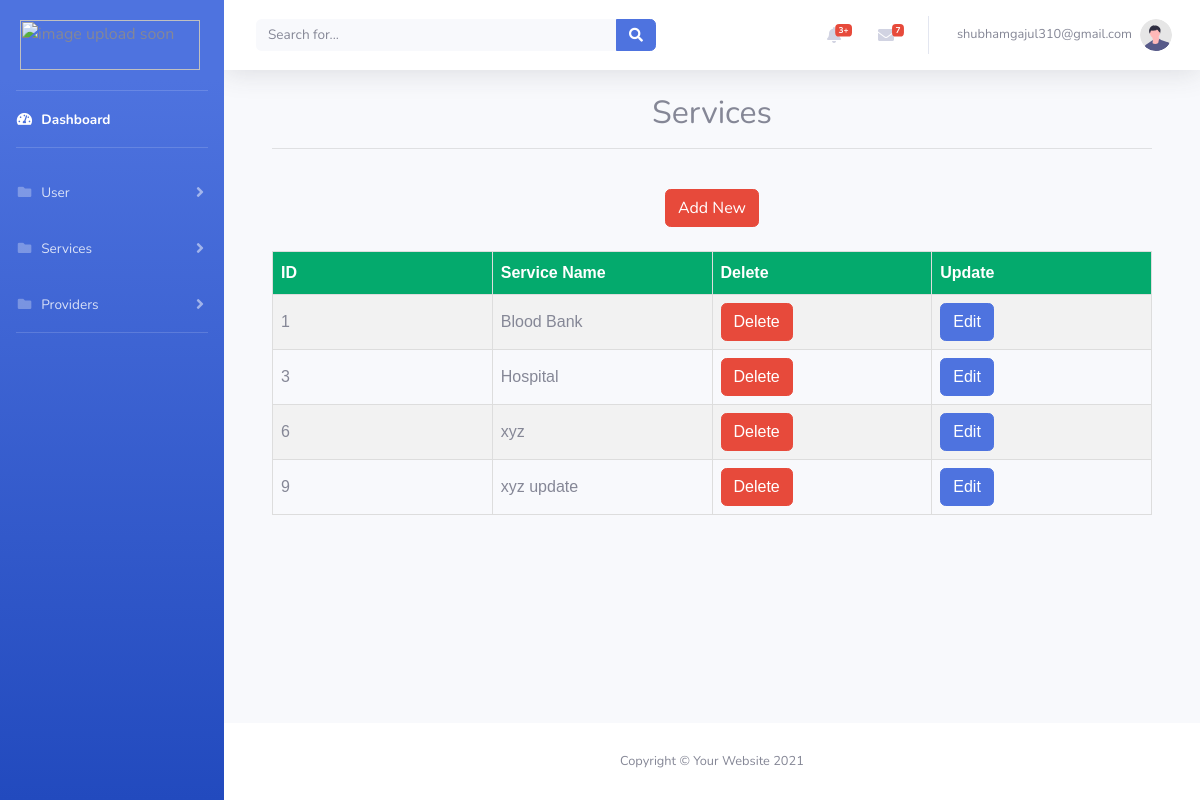
The app's page /display_services.php (signed in) with its own data.
### tables this page shows
CREATE TABLE `services` (
  `id` int(11) NOT NULL,
  `sname` varchar(255) NOT NULL
);

### display_services.php (the view, shortened to what this page needs)
<html>
<head>
    <link href="vendor/fontawesome-free/css/all.min.css" rel="stylesheet" type="text/css">
    <link href="css/sb-admin-2.min.css" rel="stylesheet">
</head>
<body id="page-top">
    <div id="wrapper">
        <ul class="navbar-nav bg-gradient-primary sidebar sidebar-dark accordion" id="accordionSidebar">
            <img style="width:180px;height:50px;margin:20px" src="image/vertex-logo.png" alt="image upload soon">
            <hr class="sidebar-divider my-0">
            <li class="nav-item active">
                <a class="nav-link" href="dashboard.php">
                    <i class="fas fa-fw fa-tachometer-alt"></i>
                    <span>Dashboard</span></a>
            </li>
            <hr class="sidebar-divider">
            <li class="nav-item">
                <a class="nav-link collapsed" href="#" data-toggle="collapse" data-target="#collapsePages" aria-expanded="true" aria-controls="collapsePages">
                    <i class="fas fa-fw fa-folder"></i>
                    <span>User</span>
                </a>
            </li>
            <li class="nav-item">
                <a class="nav-link collapsed" href="display_sevices.php" data-toggle="collapse" data-target="#collapseServices" aria-expanded="true" aria-controls="collapseServices">
                    <i class="fas fa-fw fa-folder"></i>
                    <span>Services</span>
                </a>
            </li>
            <li class="nav-item">
                <a class="nav-link collapsed" href="display_portfolio.php" data-toggle="collapse" data-target="#collapsePortfolio" aria-expanded="true" aria-controls="collapsePortfolio">
                    <i class="fas fa-fw fa-folder"></i>
                    <span>Providers</span>
                </a>
            </li>
            <hr class="sidebar-divider">
        </ul>
        <div id="content-wrapper" class="d-flex flex-column">
            <div id="content">
                <nav class="navbar navbar-expand navbar-light bg-white topbar mb-4 static-top shadow">
                    <form class="d-none d-sm-inline-block form-inline mr-auto ml-md-3 my-2 my-md-0 mw-100 navbar-search">
                        <div class="input-group">
                            <input type="text" class="form-control bg-light border-0 small" placeholder="Search for..." aria-label="Search" aria-describedby="basic-addon2">
                            <div class="input-group-append">
                                <button class="btn btn-primary" type="button">
                                    <i class="fas fa-search fa-sm"></i>
                                </button>
                            </div>
                        </div>
                    </form>
                    <ul class="navbar-nav ml-auto">
                        <li class="nav-item dropdown no-arrow mx-1">
                            <a class="nav-link dropdown-toggle" href="#" id="alertsDropdown" role="button" data-toggle="dropdown" aria-haspopup="true" aria-expanded="false">
                                <i class="fas fa-bell fa-fw"></i>
                                <span class="badge badge-danger badge-counter">3+</span>
                            </a>
                        </li>
                        <li class="nav-item dropdown no-arrow mx-1">
                            <a class="nav-link dropdown-toggle" href="#" id="messagesDropdown" role="button" data-toggle="dropdown" aria-haspopup="true" aria-expanded="false">
                                <i class="fas fa-envelope fa-fw"></i>
                                <span class="badge badge-danger badge-counter">7</span>
                            </a>
                        </li>
                        <li class="nav-item dropdown no-arrow">
                            <a class="nav-link dropdown-toggle" href="#" id="userDropdown" role="button" data-toggle="dropdown" aria-haspopup="true" aria-expanded="false">
                                <span class="mr-2 d-none d-lg-inline text-gray-600 small"><?php echo $_SESSION['email'];?></span>
                                <img class="img-profile rounded-circle" src="img/undraw_profile.svg">
                            </a>
                        </li>
                    </ul>
                </nav>
                <div class="container-fluid">
                    <div class="container">
                        <h2 align="center">Services</h2>
                        <hr>
                        <br>
                        <div align="center">
                            <a href="form_services.php"><button type="button" class="btn btn-danger">Add New</button></a>
                        </div>
                        <br>
                        <table border=1px rules="all" id="customers">
                            <tr>
                                <th>ID</th>
                                <th>Service Name</th>
                                <th>Delete</th>
                                <th>Update</th>
                            </tr>
                            <?php
                            require('config.php');
                            $sql = "select * from services";
                            $rs = mysqli_query($conn, $sql);
                            while ($rw = mysqli_fetch_row($rs)) {
                            ?>
                                <tr>
                                    <td width=100><?php echo $rw[0]; ?></td>
                                    <td width=100><?php echo $rw[1]; ?></td>
                                    <td width=100><a href='delete_services.php?id=<?php echo $rw[0]; ?>'><button type="button" class="btn btn-danger">Delete</button></a></td>
                                    <td width=100><a href='update_services.php?id=<?php echo $rw[0]; ?>'><button type="button" class="btn btn-primary">Edit</button></a></td>
                                </tr>
                            <?php
                            }
                            ?>
                        </table>
                        <br>
                    </div>
                </div>
            </div>
            <footer class="sticky-footer bg-white">
                <div class="container my-auto">
                    <div class="copyright text-center my-auto">
                        <span>Copyright &copy; Your Website 2021</span>
                    </div>
                </div>
            </footer>
        </div>
    </div>
</body>
</html>

### display_services.php (style rules this page uses)
#customers { font-family: Arial, Helvetica, sans-serif; border-collapse: collapse; width: 100%; }
#customers td, #customers th { border: 1px solid #ddd; padding: 8px; align-items: center; }
#customers tr:nth-child(even) { background-color: #f2f2f2; }
#customers th { padding-top: 12px; padding-bottom: 12px; text-align: left; background-color: #04AA6D; color: white; }

### records on screen
services: id "1", sname "Blood Bank"
services: id "3", sname "Hospital"
services: id "6", sname "xyz"
services: id "9", sname "xyz update"

### other values on screen
$_SESSION['email'] "shubhamgajul310@gmail.com"
